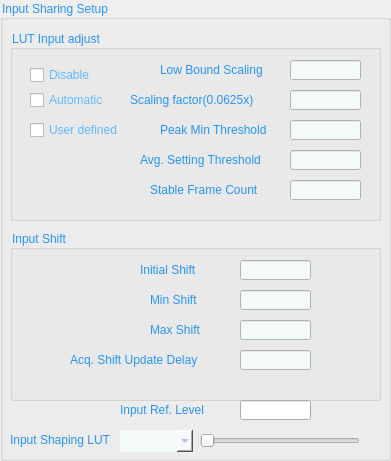
  <widget class="QGroupBox" name="groupBox_11">
   <property name="geometry">
    <rect>
     <x>1290</x>
     <y>170</y>
     <width>391</width>
     <height>461</height>
    </rect>
   </property>
   <property name="styleSheet">
    <string notr="true">QGroupBox{
	color: #2794f5;
}</string>
   </property>
   <property name="title">
    <string>Input Sharing Setup</string>
   </property>
   <widget class="QGroupBox" name="groupBox_12">
    <property name="geometry">
     <rect>
      <x>10</x>
      <y>30</y>
      <width>371</width>
      <height>191</height>
     </rect>
    </property>
    <property name="title">
     <string>LUT Input adjust</string>
    </property>
    <widget class="QCheckBox" name="checkBox_14">
     <property name="geometry">
      <rect>
       <x>20</x>
       <y>30</y>
       <width>81</width>
       <height>30</height>
      </rect>
     </property>
     <property name="minimumSize">
      <size>
       <width>0</width>
       <height>0</height>
      </size>
     </property>
     <property name="styleSheet">
      <string notr="true">QCheckBox{
	color:#60b9ff;
}
QCheckBox::indicator:unchecked{
	
    image: url(:/images/uncheck2.png);
}
QCheckBox::indicator:checked{
	
    image: url(:/images/check2.png);
}</string>
     </property>
     <property name="text">
      <string>Disable</string>
     </property>
    </widget>
    <widget class="QGroupBox" name="groupBox_13">
     <property name="geometry">
      <rect>
       <x>1300</x>
       <y>150</y>
       <width>391</width>
       <height>361</height>
      </rect>
     </property>
     <property name="styleSheet">
      <string notr="true">QGroupBox{
	color: #2794f5;
}</string>
     </property>
     <property name="title">
      <string>Input Sharing Setup</string>
     </property>
     <widget class="QGroupBox" name="groupBox_14">
      <property name="geometry">
       <rect>
        <x>10</x>
        <y>30</y>
        <width>371</width>
        <height>161</height>
       </rect>
      </property>
      <property name="styleSheet">
       <string notr="true">QGroupBox{
	color: #2794f5;
}</string>
      </property>
      <property name="title">
       <string>LUT Input adjust</string>
      </property>
     </widget>
    </widget>
    <widget class="QCheckBox" name="checkBox_15">
     <property name="geometry">
      <rect>
       <x>20</x>
       <y>60</y>
       <width>81</width>
       <height>20</height>
      </rect>
     </property>
     <property name="styleSheet">
      <string notr="true">QCheckBox{
	color:#60b9ff;
}
QCheckBox::indicator:unchecked{
	
    image: url(:/images/uncheck2.png);
}
QCheckBox::indicator:checked{
	
    image: url(:/images/check2.png);
}</string>
     </property>
     <property name="text">
      <string>Automatic</string>
     </property>
    </widget>
    <widget class="QGroupBox" name="groupBox_15">
     <property name="geometry">
      <rect>
       <x>1300</x>
       <y>180</y>
       <width>391</width>
       <height>361</height>
      </rect>
     </property>
     <property name="styleSheet">
      <string notr="true">QGroupBox{
	color: #2794f5;
}</string>
     </property>
     <property name="title">
      <string>Input Sharing Setup</string>
     </property>
     <widget class="QGroupBox" name="groupBox_16">
      <property name="geometry">
       <rect>
        <x>10</x>
        <y>30</y>
        <width>371</width>
        <height>161</height>
       </rect>
      </property>
      <property name="styleSheet">
       <string notr="true">QGroupBox{
	color: #2794f5;
}</string>
      </property>
      <property name="title">
       <string>LUT Input adjust</string>
      </property>
     </widget>
    </widget>
    <widget class="QCheckBox" name="checkBox_16">
     <property name="geometry">
      <rect>
       <x>20</x>
       <y>90</y>
       <width>101</width>
       <height>20</height>
      </rect>
     </property>
     <property name="styleSheet">
      <string notr="true">QCheckBox{
	color:#60b9ff;
}
QCheckBox::indicator:unchecked{
	
    image: url(:/images/uncheck2.png);
}
QCheckBox::indicator:checked{
	
    image: url(:/images/check2.png);
}</string>
     </property>
     <property name="text">
      <string>User defined</string>
     </property>
    </widget>
    <widget class="QGroupBox" name="groupBox_17">
     <property name="geometry">
      <rect>
       <x>1300</x>
       <y>210</y>
       <width>391</width>
       <height>361</height>
      </rect>
     </property>
     <property name="styleSheet">
      <string notr="true">QGroupBox{
	color: #2794f5;
}</string>
     </property>
     <property name="title">
      <string>Input Sharing Setup</string>
     </property>
     <widget class="QGroupBox" name="groupBox_18">
      <property name="geometry">
       <rect>
        <x>10</x>
        <y>30</y>
        <width>371</width>
        <height>161</height>
       </rect>
      </property>
      <property name="styleSheet">
       <string notr="true">QGroupBox{
	color: #2794f5;
}</string>
      </property>
      <property name="title">
       <string>LUT Input adjust</string>
      </property>
     </widget>
    </widget>
    <widget class="QLabel" name="label_37">
     <property name="geometry">
      <rect>
       <x>150</x>
       <y>30</y>
       <width>111</width>
       <height>20</height>
      </rect>
     </property>
     <property name="styleSheet">
      <string notr="true">QLabel{
	color: #2794f5;
}</string>
     </property>
     <property name="text">
      <string>Low Bound Scaling</string>
     </property>
    </widget>
    <widget class="QLineEdit" name="lineEdit_28">
     <property name="geometry">
      <rect>
       <x>280</x>
       <y>30</y>
       <width>71</width>
       <height>20</height>
      </rect>
     </property>
     <property name="styleSheet">
      <string notr="true">QLineEdit{
	background-color: #f4f9f9;
    background-image: url(url(:/new/Images/Chosen Button 1.png));
    background-attachment: fixed;
	color:#7ca2e6;
}</string>
     </property>
     <property name="text">
      <string/>
     </property>
    </widget>
    <widget class="QLineEdit" name="lineEdit_29">
     <property name="geometry">
      <rect>
       <x>280</x>
       <y>60</y>
       <width>71</width>
       <height>20</height>
      </rect>
     </property>
     <property name="styleSheet">
      <string notr="true">QLineEdit{
	background-color: #f4f9f9;
    background-image: url(url(:/new/Images/Chosen Button 1.png));
    background-attachment: fixed;
	color:#7ca2e6;
}</string>
     </property>
     <property name="text">
      <string/>
     </property>
    </widget>
    <widget class="QLabel" name="label_38">
     <property name="geometry">
      <rect>
       <x>120</x>
       <y>60</y>
       <width>141</width>
       <height>20</height>
      </rect>
     </property>
     <property name="styleSheet">
      <string notr="true">QLabel{
	color: #2794f5;
}</string>
     </property>
     <property name="text">
      <string>Scaling factor(0.0625x)</string>
     </property>
    </widget>
    <widget class="QLineEdit" name="lineEdit_30">
     <property name="geometry">
      <rect>
       <x>280</x>
       <y>90</y>
       <width>71</width>
       <height>20</height>
      </rect>
     </property>
     <property name="styleSheet">
      <string notr="true">QLineEdit{
	background-color: #f4f9f9;
    background-image: url(url(:/new/Images/Chosen Button 1.png));
    background-attachment: fixed;
	color:#7ca2e6;
}</string>
     </property>
     <property name="text">
      <string/>
     </property>
    </widget>
    <widget class="QLabel" name="label_39">
     <property name="geometry">
      <rect>
       <x>150</x>
       <y>90</y>
       <width>121</width>
       <height>20</height>
      </rect>
     </property>
     <property name="styleSheet">
      <string notr="true">QLabel{
	color: #2794f5;
}</string>
     </property>
     <property name="text">
      <string>Peak Min Threshold</string>
     </property>
    </widget>
    <widget class="QLineEdit" name="lineEdit_31">
     <property name="geometry">
      <rect>
       <x>280</x>
       <y>120</y>
       <width>71</width>
       <height>20</height>
      </rect>
     </property>
     <property name="styleSheet">
      <string notr="true">QLineEdit{
	background-color: #f4f9f9;
    background-image: url(url(:/new/Images/Chosen Button 1.png));
    background-attachment: fixed;
	color:#7ca2e6;
}</string>
     </property>
     <property name="text">
      <string/>
     </property>
    </widget>
    <widget class="QLabel" name="label_40">
     <property name="geometry">
      <rect>
       <x>130</x>
       <y>120</y>
       <width>131</width>
       <height>20</height>
      </rect>
     </property>
     <property name="styleSheet">
      <string notr="true">QLabel{
	color: #2794f5;
}</string>
     </property>
     <property name="text">
      <string>Avg. Setting Threshold</string>
     </property>
    </widget>
    <widget class="QLineEdit" name="lineEdit_32">
     <property name="geometry">
      <rect>
       <x>280</x>
       <y>150</y>
       <width>71</width>
       <height>20</height>
      </rect>
     </property>
     <property name="styleSheet">
      <string notr="true">QLineEdit{
	background-color: #f4f9f9;
    background-image: url(url(:/new/Images/Chosen Button 1.png));
    background-attachment: fixed;
	color:#7ca2e6;
}</string>
     </property>
     <property name="text">
      <string/>
     </property>
    </widget>
    <widget class="QLabel" name="label_41">
     <property name="geometry">
      <rect>
       <x>140</x>
       <y>150</y>
       <width>121</width>
       <height>20</height>
      </rect>
     </property>
     <property name="styleSheet">
      <string notr="true">QLabel{
	color: #2794f5;
}</string>
     </property>
     <property name="text">
      <string>Stable Frame Count</string>
     </property>
    </widget>
   </widget>
   <widget class="QGroupBox" name="groupBox_19">
    <property name="geometry">
     <rect>
      <x>10</x>
      <y>230</y>
      <width>371</width>
      <height>171</height>
     </rect>
    </property>
    <property name="styleSheet">
     <string notr="true">QGroupBox{
	color: #2794f5;
}</string>
    </property>
    <property name="title">
     <string>Input Shift</string>
    </property>
    <widget class="QLineEdit" name="lineEdit_33">
     <property name="geometry">
      <rect>
       <x>230</x>
       <y>30</y>
       <width>71</width>
       <height>20</height>
      </rect>
     </property>
     <property name="styleSheet">
      <string notr="true">QLineEdit{
	background-color: #f4f9f9;
    background-image: url(url(:/new/Images/Chosen Button 1.png));
    background-attachment: fixed;
	color:#7ca2e6;
}</string>
     </property>
     <property name="text">
      <string/>
     </property>
    </widget>
    <widget class="QLabel" name="label_42">
     <property name="geometry">
      <rect>
       <x>130</x>
       <y>30</y>
       <width>61</width>
       <height>20</height>
      </rect>
     </property>
     <property name="styleSheet">
      <string notr="true">QLabel{
	color: #2794f5;
}</string>
     </property>
     <property name="text">
      <string>Initial Shift</string>
     </property>
    </widget>
    <widget class="QLineEdit" name="lineEdit_34">
     <property name="geometry">
      <rect>
       <x>230</x>
       <y>60</y>
       <width>71</width>
       <height>20</height>
      </rect>
     </property>
     <property name="styleSheet">
      <string notr="true">QLineEdit{
	background-color: #f4f9f9;
    background-image: url(url(:/new/Images/Chosen Button 1.png));
    background-attachment: fixed;
	color:#7ca2e6;
}</string>
     </property>
     <property name="text">
      <string/>
     </property>
    </widget>
    <widget class="QLabel" name="label_43">
     <property name="geometry">
      <rect>
       <x>140</x>
       <y>60</y>
       <width>51</width>
       <height>20</height>
      </rect>
     </property>
     <property name="styleSheet">
      <string notr="true">QLabel{
	color: #2794f5;
}</string>
     </property>
     <property name="text">
      <string>Min Shift</string>
     </property>
    </widget>
    <widget class="QLineEdit" name="lineEdit_35">
     <property name="geometry">
      <rect>
       <x>230</x>
       <y>90</y>
       <width>71</width>
       <height>20</height>
      </rect>
     </property>
     <property name="styleSheet">
      <string notr="true">QLineEdit{
	background-color: #f4f9f9;
    background-image: url(url(:/new/Images/Chosen Button 1.png));
    background-attachment: fixed;
	color:#7ca2e6;
}</string>
     </property>
     <property name="text">
      <string/>
     </property>
    </widget>
    <widget class="QLabel" name="label_44">
     <property name="geometry">
      <rect>
       <x>140</x>
       <y>90</y>
       <width>61</width>
       <height>20</height>
      </rect>
     </property>
     <property name="styleSheet">
      <string notr="true">QLabel{
	color: #2794f5;
}</string>
     </property>
     <property name="text">
      <string>Max Shift</string>
     </property>
    </widget>
    <widget class="QLineEdit" name="lineEdit_36">
     <property name="geometry">
      <rect>
       <x>230</x>
       <y>120</y>
       <width>71</width>
       <height>20</height>
      </rect>
     </property>
     <property name="styleSheet">
      <string notr="true">QLineEdit{
	background-color: #f4f9f9;
    background-image: url(url(:/new/Images/Chosen Button 1.png));
    background-attachment: fixed;
	color:#7ca2e6;
}</string>
     </property>
     <property name="text">
      <string/>
     </property>
    </widget>
    <widget class="QLabel" name="label_45">
     <property name="geometry">
      <rect>
       <x>60</x>
       <y>120</y>
       <width>141</width>
       <height>20</height>
      </rect>
     </property>
     <property name="styleSheet">
      <string notr="true">QLabel{
	color: #2794f5;
}</string>
     </property>
     <property name="text">
      <string>Acq. Shift Update Delay</string>
     </property>
    </widget>
   </widget>
   <widget class="QLineEdit" name="lineEdit_37">
    <property name="geometry">
     <rect>
      <x>240</x>
      <y>400</y>
      <width>71</width>
      <height>20</height>
     </rect>
    </property>
    <property name="text">
     <string/>
    </property>
   </widget>
   <widget class="QLabel" name="label_46">
    <property name="geometry">
     <rect>
      <x>120</x>
      <y>400</y>
      <width>91</width>
      <height>20</height>
     </rect>
    </property>
    <property name="styleSheet">
     <string notr="true">QLabel{
	color: #2794f5;
}</string>
    </property>
    <property name="text">
     <string>Input Ref. Level</string>
    </property>
   </widget>
   <widget class="QSlider" name="horizontalSlider">
    <property name="geometry">
     <rect>
      <x>200</x>
      <y>430</y>
      <width>160</width>
      <height>22</height>
     </rect>
    </property>
    <property name="orientation">
     <enum>Qt::Horizontal</enum>
    </property>
   </widget>
   <widget class="QLabel" name="label_47">
    <property name="geometry">
     <rect>
      <x>10</x>
      <y>430</y>
      <width>111</width>
      <height>20</height>
     </rect>
    </property>
    <property name="styleSheet">
     <string notr="true">QLabel{
	color: #2794f5;
}</string>
    </property>
    <property name="text">
     <string>Input Shaping LUT</string>
    </property>
   </widget>
   <widget class="QComboBox" name="comboBox_8">
    <property name="geometry">
     <rect>
      <x>120</x>
      <y>430</y>
      <width>73</width>
      <height>22</height>
     </rect>
    </property>
    <property name="styleSheet">
     <string notr="true"> QComboBox {
    border-style: solid;
border:2px;
    border-radius: 0px;
background-color:#f4f9f9;
color: #7ca2e6;

font:11pt;
 }
</string>
    </property>
   </widget>
  </widget>
